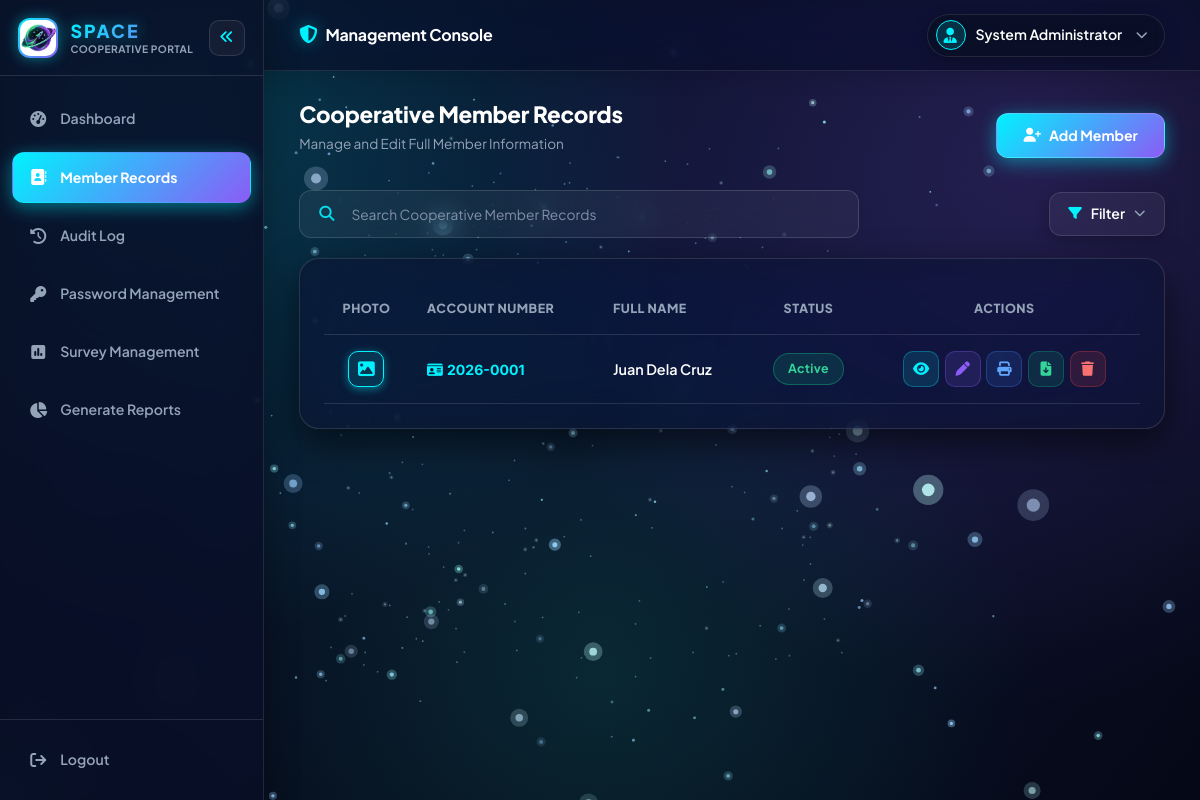
The page /staff/members.php (signed in) on the database its author committed.
### tables this page shows
CREATE TABLE member (
    member_id               INT AUTO_INCREMENT PRIMARY KEY,
    account_number           VARCHAR(20)  NOT NULL UNIQUE,
    lastname                 VARCHAR(100) NOT NULL,
    firstname                VARCHAR(100) NOT NULL,
    middlename                VARCHAR(100) NULL,
    extension_name             VARCHAR(10) NULL,
    civil_status              ENUM('Single','Married','Widowed','Separated','Divorced') NULL,
    account_status            ENUM('Active','Inactive','Locked','Flagged','Deleted') NOT NULL DEFAULT 'Active',
    sex                       VARCHAR(20)  NULL,
    nationality               VARCHAR(50)  NULL,
    birthday                  DATE         NOT NULL,
    occupation                VARCHAR(100) NULL,
    employer                  VARCHAR(150) NULL,
    employer_address           VARCHAR(255) NULL,
    address                   VARCHAR(255) NOT NULL,
    contact_number             VARCHAR(20) NULL,
    passport_photo             VARCHAR(255) NULL,
    registered_by_staff_id      INT NULL,
    created_at                 TIMESTAMP NOT NULL DEFAULT CURRENT_TIMESTAMP,
    updated_at                 TIMESTAMP NOT NULL DEFAULT CURRENT_TIMESTAMP ON UPDATE CURRENT_TIMESTAMP,
    CONSTRAINT fk_member_staff
        FOREIGN KEY (registered_by_staff_id) REFERENCES staff(staff_id)
        ON DELETE SET NULL ON UPDATE CASCADE
);

### config/functions.php (called while the page is built, shortened)
<?php
function e(?string $value): string
{
    return htmlspecialchars($value ?? '', ENT_QUOTES, 'UTF-8');
}

### staff/members.php (the view, shortened to what this page needs)
<?php
require_once __DIR__ . '/../config/init.php';
$stmt = $pdo->query(
    "SELECT m.*, s.spouse_name,
            (SELECT COUNT(*) FROM children c WHERE c.member_id = m.member_id) AS children_count,
            ma.failed_attempts, ma.locked_until,
            TIMESTAMPDIFF(SECOND, NOW(), ma.locked_until) AS lock_seconds_left
     FROM member m
     LEFT JOIN member_account ma ON ma.member_id = m.member_id
     LEFT JOIN spouse s ON s.member_id = m.member_id
     ORDER BY m.created_at DESC"
);
$members = $stmt->fetchAll();
require_once __DIR__ . '/../pages/header_staff.php';
?>
<div id="recordsView" class="page-view active">
  <div class="section-header-flex view-header-wrapper">
    <div class="section-title">
      <h2>Cooperative Member Records</h2>
      <p class="section-subtitle">Manage and Edit Full Member Information</p>
    </div>
    <button type="button" class="btn btn-primary" onclick="openAddMemberModal()" title="Add Member">
      <i class="fa-solid fa-user-plus"></i> Add Member
    </button>
  </div>
  <div class="side-by-side-controls" style="margin-bottom: 1.25rem;">
    <div class="search-bar-container view-search" style="flex: 1; max-width: 560px;">
      <i class="fa-solid fa-magnifying-glass search-icon"></i>
      <input type="text" class="search-input" id="memberRecordsSearch" placeholder="Search Cooperative Member Records" onkeyup="searchMemberRecords(this.value)" aria-label="Search Cooperative Member Records">
    </div>
    <div class="unified-filter-wrapper">
      <button type="button" class="btn btn-secondary filter-btn-trigger" id="recordsFilterBtn" onclick="toggleRecordsFilterMenu(event)" aria-label="Toggle filter options">
        <i class="fa-solid fa-filter"></i> <span>Filter</span> <i class="fa-solid fa-chevron-down caret-icon"></i>
      </button>
    </div>
  </div>
  <div class="table-card" style="margin-top: 1rem;">
    <table class="dashboard-table member-records-table" id="memberRecordsTable">
      <thead>
        <tr>
          <th style="width: 70px; text-align: center;">Photo</th>
          <th>Account Number</th>
          <th>Full Name</th>
          <th style="text-align: center;">Status</th>
          <th style="text-align: center;">Actions</th>
        </tr>
      </thead>
      <tbody>
        <?php if (!empty($members)): ?>
          <?php foreach ($members as $m): ?>
            <?php
              $fullName  = trim($m['firstname'] . ' ' . $m['lastname']);
              $accNo     = $m['account_number'];
              $rawStatus = $m['account_status'] ?? 'Active';
              $isLockedOut = (!empty($m['locked_until']) && (int)($m['lock_seconds_left'] ?? 0) > 0);
              if ($isLockedOut || strtolower($rawStatus) === 'flagged') {
                  $status = 'Flagged';
              } elseif (strtolower($rawStatus) === 'inactive' || strtolower($rawStatus) === 'deleted') {
                  $status = 'Inactive';
              } else {
                  $status = 'Active';
              }
              $statusClass = strtolower($status) === 'active' ? 'status-active' : (strtolower($status) === 'inactive' ? 'status-inactive' : 'status-flagged');
              $createdDt = !empty($m['created_at']) ? strtotime($m['created_at']) : time();
              $daysDiff  = floor((time() - $createdDt) / (60 * 60 * 24));
              $hasPhoto  = !empty($m['passport_photo']) && !str_contains($m['passport_photo'], 'default-avatar');
            ?>
            <tr data-days="<?= (int)$daysDiff ?>" data-status="<?= e(strtolower($status)) ?>" data-created="<?= e(date('Y-m-d', $createdDt)) ?>">
              <td style="text-align: center; vertical-align: middle;">
                <div class="table-avatar avatar-clickable" onclick="openPhotoModal('<?= e($accNo) ?>')" title="Click to View Member Photo" role="button" tabindex="0" aria-label="View member photo" style="margin: 0 auto;">
                  <?php if ($hasPhoto): ?>
                    <img src="<?= e(photo_url($m['passport_photo'])) ?>" alt="Photo" class="table-avatar-thumb">
                  <?php else: ?>
                    <i class="fa-solid fa-image"></i>
                  <?php endif; ?>
                </div>
              </td>
              <td style="vertical-align: middle;"><strong class="account-tag"><i class="fa-solid fa-id-card me-1"></i><?= e($accNo) ?></strong></td>
              <td style="vertical-align: middle; font-weight: 600;"><?= e($fullName) ?></td>
              <td style="text-align: center; vertical-align: middle;"><span class="status-pill <?= $statusClass ?>"><?= e($status) ?></span></td>
              <td style="text-align: center; vertical-align: middle;">
                <div class="table-actions-grid" style="justify-content: center; margin: 0 auto;">
                  <button type="button" class="icon-btn btn-view-dynamic" title="View Profile" aria-label="View profile for <?= e($accNo) ?>" onclick="viewMember('<?= e($accNo) ?>')"><i class="fa-solid fa-eye"></i></button>
                  <button type="button" class="icon-btn btn-edit-dynamic" title="Edit Member" aria-label="Edit member information for <?= e($accNo) ?>" onclick="openEditMember('<?= e($accNo) ?>')"><i class="fa-solid fa-pen"></i></button>
                  <button type="button" class="icon-btn btn-print-dynamic" title="Print Member Record" aria-label="Print record for <?= e($accNo) ?>" onclick="printMemberRecord('<?= e($accNo) ?>')"><i class="fa-solid fa-print"></i></button>
                  <button type="button" class="icon-btn btn-download-dynamic" title="Download Record (PDF / Word)" aria-label="Download document for <?= e($accNo) ?>" onclick="openDownloadMemberModal('<?= e($accNo) ?>')"><i class="fa-solid fa-file-arrow-down"></i></button>
                  <?php if (strtolower($status) !== 'inactive'): ?>
                    <button type="button" class="icon-btn btn-delete-dynamic" title="Delete Member" aria-label="Delete member <?= e($accNo) ?>" onclick="openDeleteMember('<?= e($accNo) ?>')"><i class="fa-solid fa-trash"></i></button>
                  <?php endif; ?>
                </div>
              </td>
            </tr>
          <?php endforeach; ?>
        <?php else: ?>
          <tr>
            <td colspan="5" class="text-center text-muted py-4">No member records found in database.</td>
          </tr>
        <?php endif; ?>
      </tbody>
    </table>
  </div>
</div>
<?php require_once __DIR__ . '/../pages/footer_staff.php'; ?>

### assets/css/dashboard.css (style rules this page uses)
:root, html[data-theme="dark"] { --color-scheme: dark; --bg-dark: #050816; --bg-gradient-1: radial-gradient(circle at 14% 16%, rgba(0, 242, 254, 0.20) 0%, transparent 42%); --bg-gradient-2: radial-gradient(circle at 86% 20%, rgba(139, 92, 246, 0.22) 0%, transparent 45%); --bg-gradient-3: radial-gradient(circle at 50% 85%, rgba(16, 185, 129, 0.15) 0%, transparent 48%); --bg-gradient-4: radial-gradient(circle at 50% 40%, rgba(30, 58, 138, 0.24) 0%, #050816 100%); --primary-teal: #00f2fe; --primary-purple: #8b5cf6; --accent-cyan: #00d2ff; --accent-blue: #38bdf8; --accent-glow: rgba(0, 242, 254, 0.45); --accent-glow-purple: rgba(139, 92, 246, 0.45); --accent-gradient: linear-gradient(135deg, #00f2fe 0%, #8b5cf6 100%); --accent-gradient-hover: linear-gradient(135deg, #8b5cf6 0%, #00f2fe 100%); --bg-card: rgba(13, 20, 44, 0.65); --bg-card-hover: rgba(18, 28, 62, 0.8); --bg-card-border: rgba(255, 255, 255, 0.12); --bg-card-border-glow: rgba(0, 242, 254, 0.35); --card-specular: linear-gradient(135deg, rgba(255, 255, 255, 0.22) 0%, rgba(255, 255, 255, 0.03) 60%, rgba(0, 242, 254, 0.15) 100%); --card-shadow: 0 14px 36px rgba(0, 0, 0, 0.55), 0 0 1px rgba(255, 255, 255, 0.15); --card-hover-shadow: 0 24px 50px rgba(0, 0, 0, 0.7), 0 0 35px rgba(0, 242, 254, 0.25); --text-main: #ffffff; --text-secondary: #e2e8f0; --text-dim: #94a3b8; --text-muted: #64748b; --font-family: 'Plus Jakarta Sans', system-ui, -apple-system, sans-serif; --nav-bg: rgba(10, 16, 38, 0.72); --nav-border: rgba(255, 255, 255, 0.1); --dropdown-bg: rgba(13, 20, 46, 0.95); --input-bg: rgba(255, 255, 255, 0.05); --input-focus-bg: rgba(18, 28, 60, 0.92); --input-border: rgba(255, 255, 255, 0.14); --modal-overlay-bg: rgba(5, 8, 20, 0.85); --modal-card-bg: rgba(13, 20, 44, 0.94); --badge-bg: rgba(0, 242, 254, 0.12); --badge-border: rgba(0, 242, 254, 0.3); }
html, body, .portal-body { position: relative; min-height: 100vh; background-color: var(--bg-dark) !important; background-image: var(--bg-gradient-1), var(--bg-gradient-2), var(--bg-gradient-3), var(--bg-gradient-4, none) !important; background-attachment: fixed !important; background-size: cover !important; color: var(--text-main) !important; font-family: var(--font-family) !important; overflow-x: hidden; transition: background-color 0.4s ease, color 0.3s ease; }
h1, h2, h3, h4, h5, h6, .brand-font { font-family: var(--font-family) !important; font-weight: 700; color: var(--text-main) !important; letter-spacing: -0.2px; }
p, span { color: inherit; }
.form-control, .form-select, select, textarea, input[type="text"], input[type="password"], input[type="date"], input[type="file"], input[type="email"] { background: var(--input-bg) !important; backdrop-filter: blur(12px) !important; -webkit-backdrop-filter: blur(12px) !important; border: 1px solid var(--input-border) !important; border-radius: 12px !important; color: var(--text-main) !important; padding: 12px 16px !important; font-family: var(--font-family) !important; font-size: 0.95rem !important; transition: all 0.3s cubic-bezier(0.4, 0, 0.2, 1) !important; }
.btn-primary, button[type="submit"] { background: var(--accent-gradient) !important; border: 1px solid rgba(255, 255, 255, 0.2) !important; color: #ffffff !important; font-weight: 700 !important; border-radius: 12px !important; padding: 11px 26px !important; box-shadow: 0 4px 18px var(--accent-glow) !important; transition: all 0.3s cubic-bezier(0.4, 0, 0.2, 1) !important; display: inline-flex; align-items: center; justify-content: center; gap: 8px; cursor: pointer; }
.btn-outline-light, .btn-secondary { background: var(--input-bg) !important; border: 1px solid var(--bg-card-border) !important; color: var(--text-main) !important; backdrop-filter: blur(10px); border-radius: 12px !important; font-weight: 600; transition: all 0.25s ease; }

### rows shown on the page
member: account_number "2026-0001", fullName "Juan Dela Cruz", account_status "Active"
